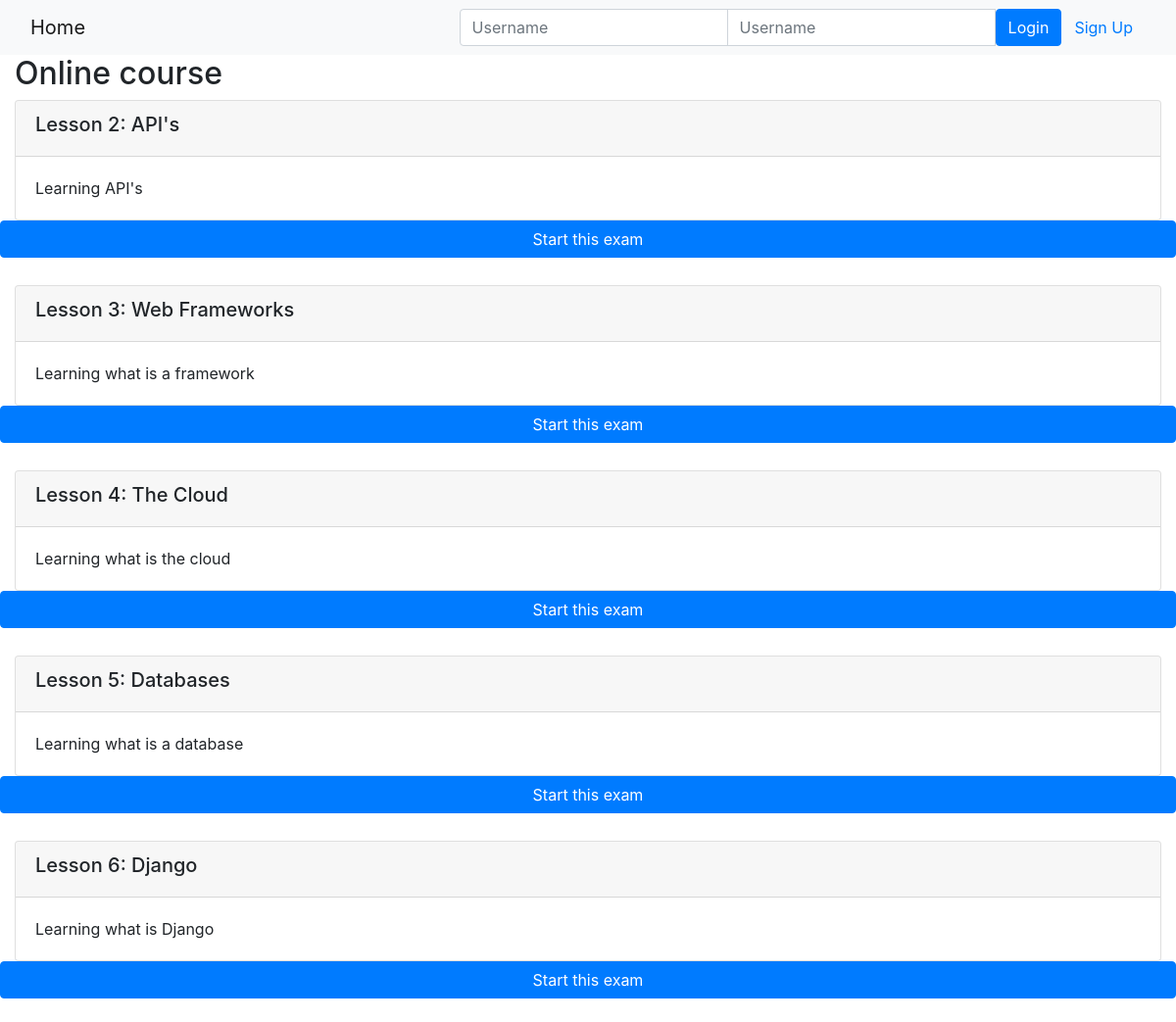
Page /onlinecourse/1/ on the committed database.
### onlinecourse/models.py (models this page shows, shortened)
class Course(models.Model):
    name = models.CharField(null=False, max_length=30, default='online course')
    image = models.ImageField(upload_to='course_images/')
    description = models.CharField(max_length=1000)
    pub_date = models.DateField(null=True)
    instructors = models.ManyToManyField(Instructor)
    users = models.ManyToManyField(settings.AUTH_USER_MODEL, through='Enrollment')
    total_enrollment = models.IntegerField(default=0)
    is_enrolled = False

class Lesson(models.Model):
    title = models.CharField(max_length=200, default="title")
    order = models.IntegerField(default=0)
    course = models.ForeignKey(Course, on_delete=models.CASCADE)
    content = models.TextField()

### onlinecourse/views.py (the view)
# urls.py: path('<int:pk>/', views.CourseDetailView.as_view(), name='course_details'),
class CourseDetailView(generic.DetailView):
    model = Course
    template_name = 'onlinecourse/course_detail_bootstrap.html'

### onlinecourse/templates/onlinecourse/course_detail_bootstrap.html (shortened to what this page needs)
<!DOCTYPE html>
<html lang="en">
  <head>
    {% load static %}
    <link
      rel="stylesheet"
      href="https://maxcdn.bootstrapcdn.com/bootstrap/4.5.2/css/bootstrap.min.css"
    />
  </head>
  <body>
    <nav class="navbar navbar-light bg-light">
      <div class="container-fluid">
        <div class="navbar-header">
          <a class="navbar-brand" href="{% url 'onlinecourse:index' %}">Home</a>
        </div>
        <ul class="nav navbar-nav navbar-right">
          {% if user.is_authenticated %}
          <li>
            <a class="btn btn-link" href="#"
              >{{ user.first_name }}({{ user.username }})</a
            >
            <a class="btn btn-link" href="{% url 'onlinecourse:logout' %}"
              >Logout</a
            >
          </li>
          {% else %}
          <li>
            <form
              class="form-inline"
              action="{% url 'onlinecourse:login' %}"
              method="post"
            >
              <div class="input-group">
                <input
                  type="text"
                  class="form-control"
                  placeholder="Username"
                  name="username"
                />
                <input
                  type="password"
                  class="form-control"
                  placeholder="Username"
                  name="psw"
                />
                <button class="btn btn-primary" type="submit">Login</button>
                <a
                  class="btn btn-link"
                  href="{% url 'onlinecourse:registration' %}"
                  >Sign Up</a
                >
              </div>
            </form>
          </li>
          {% endif %}
        </ul>
      </div>
    </nav>
    <div class="container-fluid">
      <h2>{{ course.name }}</h2>
      <div class="card-columns-vertical">
        {% for lesson in course.lesson_set.all %}
        <div class="card mt-1">
          <div class="card-header">
            <h5>Lesson {{lesson.order|add:1}}: {{lesson.title}}</h5>
          </div>
          <div class="card-body">{{lesson.content}}</div>
        </div>
        <div class="row justify-content-center">
          <button
            class="btn btn-primary w-100 mb-4"
            type="button"
            data-toggle="collapse"
            data-target="#lesson_{{lesson.id}}"
            aria-expanded="false"
            aria-controls="exam"
          >
            Start this exam
          </button>
        </div>
        {% endfor %}
      </div>
    </div>
  </body>
</html>

### rows in the picture
Course: name "Online course"
Lesson: order|add "2", title "API's", content "Learning API's"
Lesson: order|add "3", title "Web Frameworks", content "Learning what is a framework"
Lesson: order|add "4", title "The Cloud", content "Learning what is the cloud"
Lesson: order|add "5", title "Databases", content "Learning what is a database"
Lesson: order|add "6", title "Django", content "Learning what is Django"
